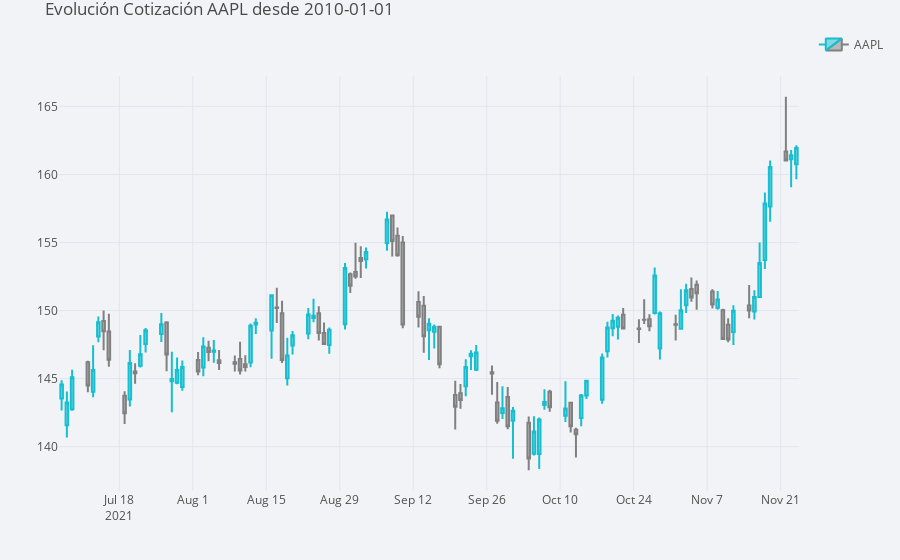

Here is the notebook cell this chart was saved with:
### Code cell
qf = cf.QuantFig(df[-100:], title=plot_title, name='AAPL')
qf.iplot()
